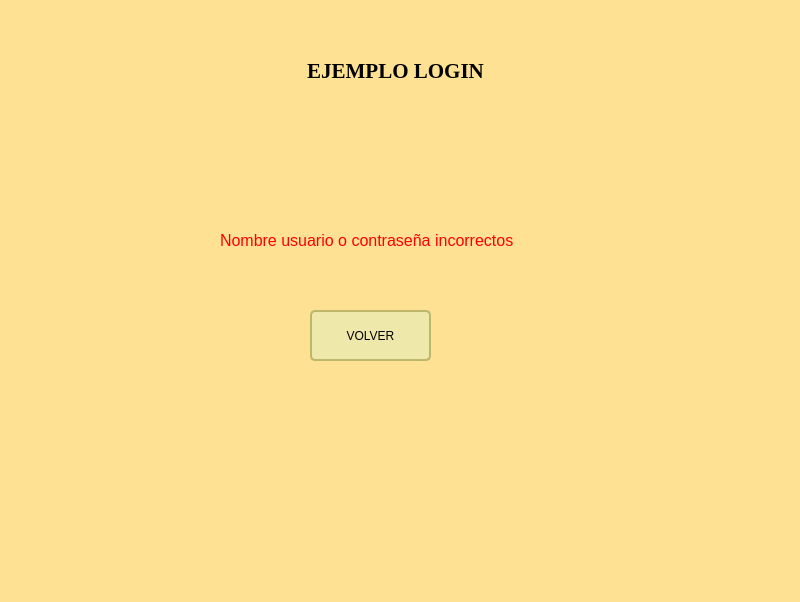
<?xml version="1.0" encoding="UTF-8"?>
<ui version="4.0">
 <class>MainWindow</class>
 <widget class="QMainWindow" name="MainWindow">
  <property name="geometry">
   <rect>
    <x>0</x>
    <y>0</y>
    <width>800</width>
    <height>602</height>
   </rect>
  </property>
  <property name="windowTitle">
   <string>MainWindow</string>
  </property>
  <property name="styleSheet">
   <string notr="true">background-color: rgb(255, 225, 148);</string>
  </property>
  <widget class="QWidget" name="centralwidget">
   <widget class="QLabel" name="label">
    <property name="geometry">
     <rect>
      <x>0</x>
      <y>40</y>
      <width>791</width>
      <height>61</height>
     </rect>
    </property>
    <property name="font">
     <font>
      <family>Times New Roman</family>
      <pointsize>16</pointsize>
      <bold>true</bold>
     </font>
    </property>
    <property name="text">
     <string>EJEMPLO LOGIN</string>
    </property>
    <property name="alignment">
     <set>Qt::AlignmentFlag::AlignCenter</set>
    </property>
   </widget>
   <widget class="QLabel" name="la_res">
    <property name="geometry">
     <rect>
      <x>220</x>
      <y>230</y>
      <width>331</width>
      <height>20</height>
     </rect>
    </property>
    <property name="font">
     <font>
      <pointsize>12</pointsize>
     </font>
    </property>
    <property name="styleSheet">
     <string notr="true">color: red;</string>
    </property>
    <property name="text">
     <string>Nombre usuario o contraseña incorrectos</string>
    </property>
   </widget>
   <widget class="QPushButton" name="bu_volver">
    <property name="geometry">
     <rect>
      <x>310</x>
      <y>310</y>
      <width>121</width>
      <height>51</height>
     </rect>
    </property>
    <property name="styleSheet">
     <string notr="true">QPushButton {
        background-color: palegoldenrod;
        border-width: 2px;
        border-color: darkkhaki;
        border-style: solid;
        border-radius: 5;
        padding: 3px;
        min-width: 9ex;
        min-height: 2.5ex;
    }
QPushButton:hover {
        background-color: red;
        border-width: 2px;
        border-color: darkkhaki;
        border-style: solid;
        border-radius: 5;
        padding: 3px;
        min-width: 9ex;
        min-height: 2.5ex;
    }
QPushButton:pressed{
        background-color: blue;
        border-width: 2px;
        border-color: darkkhaki;
        border-style: solid;
        border-radius: 10;
        padding: 3px;
        min-width: 9ex;
        min-height: 2.5ex;
    }</string>
    </property>
    <property name="text">
     <string>VOLVER</string>
    </property>
   </widget>
  </widget>
  <widget class="QStatusBar" name="statusbar"/>
 </widget>
 <resources/>
 <connections/>
</ui>
